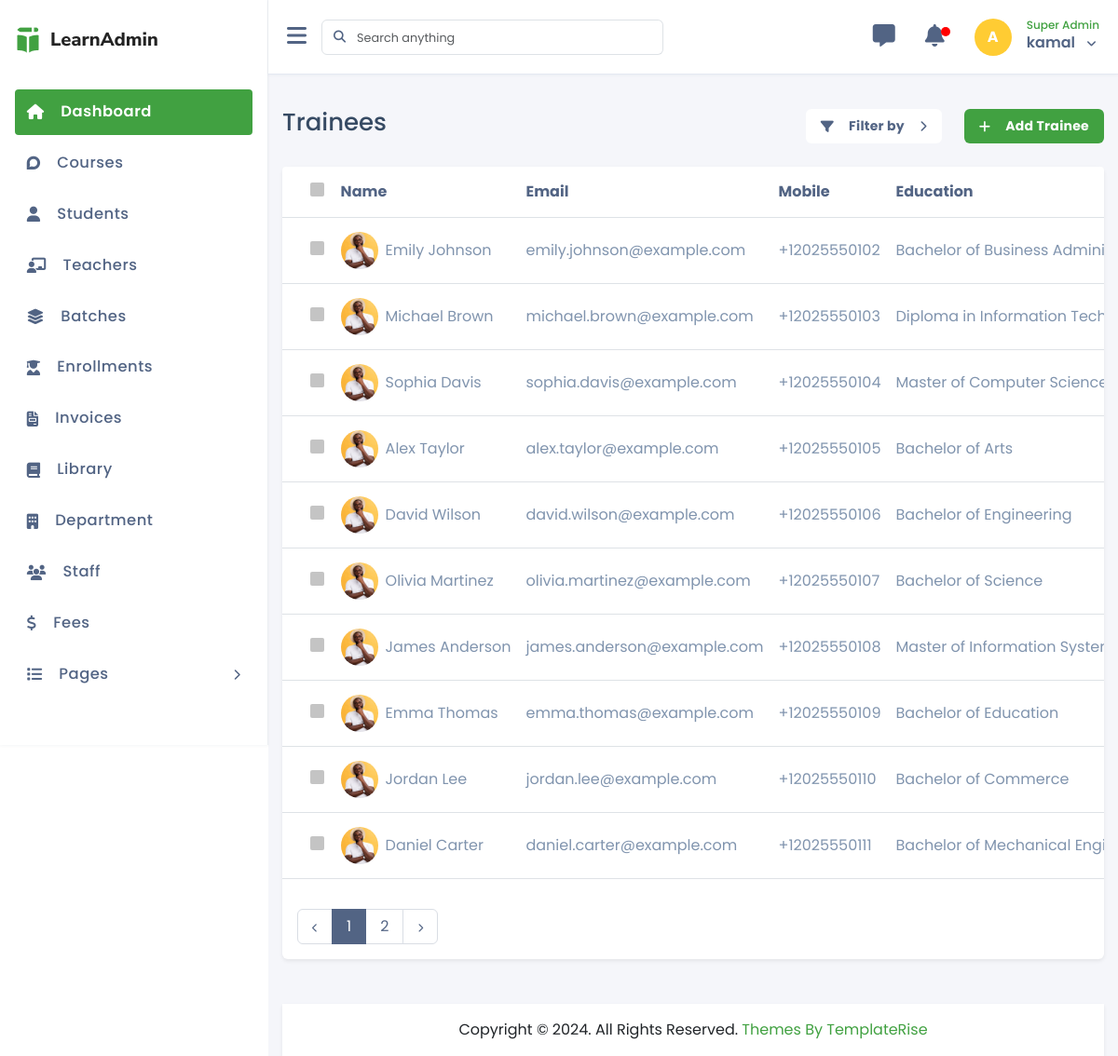
The app's page /trainees/list.php (signed in), older data.
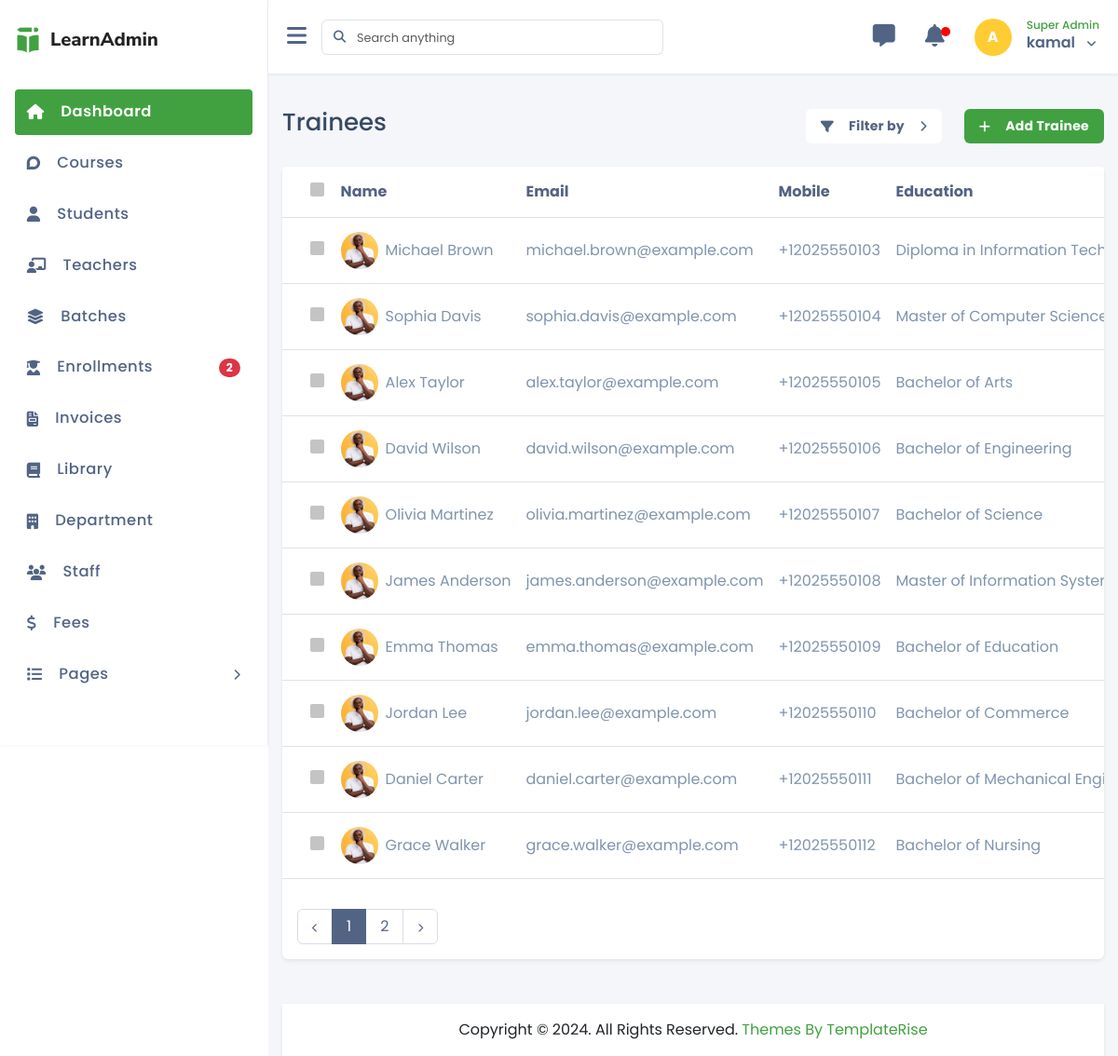
The same page, newer data.
### tables this page shows
CREATE TABLE `trainees` (
  `id` int(11) NOT NULL,
  `gender` tinyint(4) NOT NULL COMMENT '1 = Male, 2 = Female, 3 = Other',
  `dob` date DEFAULT NULL,
  `address` text DEFAULT NULL,
  `education` varchar(100) DEFAULT NULL,
  `registration_date` date DEFAULT NULL,
  `full_name` varchar(100) NOT NULL,
  `email` varchar(100) NOT NULL,
  `phone` varchar(20) DEFAULT NULL,
  `password` varchar(255) NOT NULL,
  `image` varchar(255) DEFAULT NULL,
  `status` int(11) DEFAULT 1,
  `created_at` timestamp NULL DEFAULT current_timestamp(),
  `updated_at` timestamp NULL DEFAULT NULL,
  `deleted_at` datetime DEFAULT NULL,
  `created_by` int(11) DEFAULT NULL,
  `updated_by` int(11) DEFAULT NULL
);

### crud/crud_class.php (called while the page is built, shortened)
<?php
class crud_class{
    private $host = "localhost";
    private $username = "root";
    private $password = "";
    private $database = "technova_training_institute";
    public $conn;
    public function __construct(){
        $this->conn = new mysqli($this->host, $this->username, $this->password, $this->database);
    }
    public function common_select($table, $columns = "*", $where = [],$where_condition = "AND", $order_by = "",
        $sort_order = "ASC",$limit = "",$offset = ""){
        $result=[
            "status"=>false,
            "data"=>[],
            "message"=>""
        ];
        $sql = "SELECT $columns FROM $table";
        if(!empty($where)){
            $where_clauses = [];
            foreach($where as $column => $value){
                $where_clauses[] = "$table" . "." . "$column = '" . $this->conn->real_escape_string($value) . "'";
            }
            $sql .= " WHERE " . implode(" $where_condition ", $where_clauses);
            $sql .= " AND deleted_at IS NULL";
        }else{
            $sql .= " WHERE deleted_at IS NULL";
        }
        if(!empty($order_by)){
            $sql .= " ORDER BY $order_by $sort_order";
        }
        if(!empty($limit)){
            $sql .= " LIMIT $limit";
        }
        $rs = $this->conn->query($sql);
        if($rs->num_rows > 0){
            $result["status"] = true;
            $result["message"] = "Records found";
            while($row = $rs->fetch_object()){
                $result["data"][] = $row;
            }
            return $result;
        } else {
            $result["message"] = "No records found";
            return $result;
        }
    }
    public function number_of_records($table){
        $sql = "SELECT COUNT(*) as total FROM $table";
        $rs = $this->conn->query($sql);
        if($rs->num_rows > 0){
            $row = $rs->fetch_object();
            return $row->total;
        } else {
            return 0;
        }
    }
    public function common_query($sql,$limit = "",$offset = ""){
        $result=[
            "status"=>false,
            "data"=>[],
            "message"=>""
        ];
        $rs = $this->conn->query($sql);
        if($rs->num_rows > 0){
            $result["status"] = true;
            $result["message"] = "Records found";
            while($row = $rs->fetch_object()){
                $result["data"][] = $row;
            }
            return $result;
        } else {
            $result["message"] = "No records found";
            return $result;
        }
    }
    function getMainTable($sql)
    {
        $level = 0;
        $length = strlen($sql);
        for ($i = 0; $i < $length; $i++) {
            if ($sql[$i] == '(') {
                $level++;
            } elseif ($sql[$i] == ')') {
                $level--;
            }
            if ($level == 0 && strtoupper(substr($sql, $i, 5)) == 'FROM ') {
                $rest = trim(substr($sql, $i + 5));
                if (preg_match('/^`?([a-zA-Z0-9_]+)`?/i', $rest, $matches)) {
                    return $matches[1];
                }
            }
        }
        return "";
    }
}

### component/connection.php (called while the page is built, shortened)
<?php
    $base_url = "http://localhost/technova_training_institute/";
    require_once  ($_SERVER['DOCUMENT_ROOT'] . "/technova_training_institute/crud/crud_class.php");
    $crud = new crud_class();
?>

### trainees/list.php (the view, shortened to what the changed rows need)
<?php require_once "../component/header.php"; ?>
<?php require_once "../component/sidebar.php"; ?>
  <div class="main-content">
      <div class="mt-4">
        <div class="card shadow-sm border-0">
          <div class="card-body p-0">
              <div class="table-responsive table-rounded-top">
                  <table class="table align-middle">
                      <thead>
                        <tr>
                          <th><input type="checkbox" id="select-all" class="custom-checkbox"></th>
                          <th>Name</th>
                          <th>Email</th>
                          <th>Mobile</th>
                          <th>Education</th>
                        </tr>
                      </thead>
                      <tbody>
                        <?php
                        if(isset($_GET['page']) && is_numeric($_GET['page'])){
                            $page = (int)$_GET['page'];
                        } else {
                            $page = 1;
                        }
                        $trainees = $crud->common_select("trainees",'*',[],'AND','id','ASC',10,($page-1)*10);
                        if($trainees['status']){
                        foreach ($trainees['data'] as $trainee) { ?>
                        <tr>
                          <td><input type="checkbox" class="custom-checkbox row-checkbox"></td>
                          <td>
                            <div class="d-flex justify-content-start align-items-center">
                              <img src="<?= $trainee->image ? '../assets/uploads/trainees/images/' . $trainee->image : '../assets/images/avatar-1.jpg' ?>" class="tbl-img" alt="">
                              <span class="ms-2"><?= $trainee->full_name ?></span>
                            </div>
                          </td>
                          <td><?= $trainee->email ?></td>
                          <td><?= $trainee->phone ?></td>
                          <td><?= $trainee->education ?></td>
                        </tr>
                        <?php } } ?>
                      </tbody>
                    </table>
              </div>
              <div class="pb-3 ps-3 mt-3 d-flex justify-content-center justify-content-md-between justify-content-lg-between flex-wrap flex-md-nowrap">
                <nav aria-label="Page navigation" class="mb-3 mb-md-0 mb-lg-0">
                  <?php
                      $total_records = $crud->number_of_records("trainees");
                      $records_per_page = 10;
                      $total_pages = ceil($total_records / $records_per_page);
                  ?>
                  <ul class="pagination">
                    <?php for ($i = 1; $i <= $total_pages; $i++) { ?>
                      <li class="page-item <?= ($i == $page) ? 'active' : '' ?>"><a class="page-link" href="<?= $base_url ?>trainees/list.php?page=<?= $i ?>"><?= $i ?></a></li>
                    <?php } ?>
                  </ul>
              </nav>
              </div>
      </div>
      </div>
  </div>
<?php require_once "../component/footer.php" ?>

### component/sidebar.php (shortened to what the changed rows need)
<div id="main-wrapper" class="d-flex">
    <div class="sidebar">
           <div class="sidebar-body  custom-scrollbar">
                <ul class="sidebar-menu">
                    <li>
                        <a href="<?php echo $base_url; ?>enrollments/list.php" class="sidebar-link">
                            <i class="fa-solid fa-user-graduate"></i>
                            <p>Enrollments</p>
                            <?php
                                $enroll_count = $crud->common_query("SELECT COUNT(*) as total FROM enrollments WHERE status = 0 AND deleted_at IS NULL");
                                $count = $enroll_count['data'][0]->total ?? 0;
                                if($count > 0){
                                    echo '<span class="badge bg-danger rounded-pill ms-auto">' . $count . '</span>';
                                }
                            ?>
                        </a>
                    </li>
                </ul>
           </div>
    </div>
    <div class="content-wrapper">

Row changes from the older to the newer data that the page shows:
no longer on this page (row edited): trainees: full_name "Emily Johnson", email "emily.johnson@example.com", phone "+12025550102", education "Bachelor of Business…"
now on this page (row unchanged): trainees: full_name "Grace Walker", email "grace.walker@example.com", phone "+12025550112", education "Bachelor of Nursing"
Text that changed along with them:
$count: (not shown) → "2"
